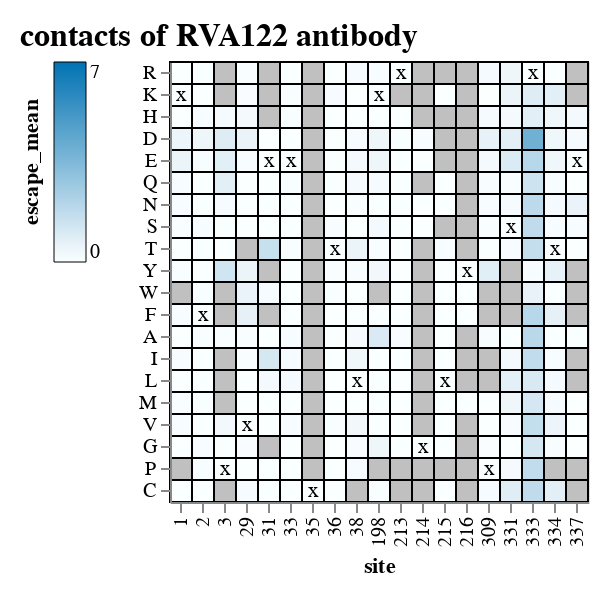

The code cell stored with this chart in its notebook:
### Markdown cell above
# RVA122

### Code cell
escape_df = pd.read_csv('../results/antibody_escape/averages/RVA122_mut_effect.csv');
escape_df['escape_mean'] = escape_df['escape_mean'].clip(lower=0)

merged_df = pd.merge(escape_df,df,how='right',on=['site','wildtype','mutant'])

site_contacts = [  1,   2,   3,  29,  31,  33,  35,  36,  38, 198, 213, 214, 215,
       216, 309, 331, 333, 334, 337];

contacts = merged_df[merged_df['site'].isin(site_contacts)==True];
contacts = contacts.rename(columns={'times_seen_x':'times_seen'})

#the original dataframe omits wildtype from results, but the escape_mean needs to be 0. Here I'll just set that to 0 so 
#it is not NaN. I cannot just use the setna function because some data is actually missing.

contacts['is_wt_residue']= contacts['wildtype'] == contacts['mutant'];
contacts.loc[contacts['is_wt_residue'] == True, 'escape_mean'] = 0;

polyclonal.plot.lineplot_and_heatmap(
    data_df=contacts,
    stat_col="escape_mean",
    category_col="phenotype",
    alphabet=alphabet,
    addtl_tooltip_stats=addtl_tooltip_stats,
    addtl_slider_stats=addtl_slider_stats,
    init_floor_at_zero=True,
    show_zoombar=False,
    show_lineplot=False,
    init_site_statistic="mean",
    plot_title="contacts of RVA122 antibody",
    heatmap_max_at_least=2,
    addtl_slider_stats_hide_not_filter=["effect on cell entry", "n_selections", "times_seen"],
    heatmap_max_fixed = 6.127
)

### Figure 1 — Vega-Lite specification as saved in the notebook (floating-point values rounded to 4 significant figures; data arrays with more than 128 entries replaced by an {"elided": "..."} marker saying what was removed)
{"config": {"view": {"continuousWidth": 300, "continuousHeight": 300}, "axis": {"grid": false, "labelOverlap": "parity"}, "padding": 10}, "vconcat": [{"vconcat": [{"layer": [{"mark": {"type": "rect", "color": "#E0E0E0"}, "encoding": {"x": {"field": "site", "sort": {"field": "_stat_site_order", "order": "ascending"}, "type": "ordinal"}, "y": {"field": "mutant", "scale": {"domain": ["R", "K", "H", "D", "E", "Q", "N", "S", "T", "Y", "W", "F", "A", "I", "L", "M", "V", "G", "P", "C"]}, "sort": ["R", "K", "H", "D", "E", "Q", "N", "S", "T", "Y", "W", "F", "A", "I", "L", "M", "V", "G", "P", "C"], "title": null, "type": "nominal"}}, "name": "view_20", "transform": [{"lookup": "site", "from": {"data": {"name": "data-5fc5d80fcad0bbeff13b4b6265cc7dcc"}, "key": "site", "fields": ["wildtype", "_stat_site_order"]}}, {"calculate": "if(isFinite(datum['escape_mean']),datum['escape_mean'],NaN)", "as": "escape_mean"}, {"calculate": "if(isFinite(datum['times_seen']),datum['times_seen'],NaN)", "as": "times_seen"}, {"calculate": "if(isFinite(datum['effect on cell entry']),datum['effect on cell entry'],NaN)", "as": "effect on cell entry"}, {"calculate": "max(datum['escape_mean'],floor_at_zero['floor'])", "as": "_stat"}, {"calculate": "(((datum['times_seen'] <= (param_55 - 1e-06)) || (datum['n_selections'] <= (param_56 - 1e-06))) || (datum['effect on cell entry'] <= (param_57 - 1e-06)))", "as": "_stat_hide"}, {"calculate": "if(datum['_stat_hide'],0.0,datum['_stat'])", "as": "_stat_not_hidden"}, {"joinaggregate": [{"op": "max", "field": "_stat_not_hidden", "as": "_stat_site_max"}], "groupby": ["site"]}, {"filter": "(((datum['_stat_site_max'] >= (param_58 - 1e-06)) || (!isFinite(datum['_stat_site_max']))) || datum['_stat_hide'])"}, {"calculate": "(datum.wildtype !== datum.mutant)", "as": "_stat_not_wildtype"}, {"joinaggregate": [{"op": "max", "field": "_stat_not_wildtype", "as": "_stat_site_has_non_wildtype"}], "groupby": ["site"]}, {"filter": "datum['_stat_site_has_non_wildtype']"}, {"filter": {"param": "param_60"}}, {"impute": "_stat_dummy", "key": "mutant", "groupby": ["site"], "keyvals": ["R", "K", "H", "D", "E", "Q", "N", "S", "T", "Y", "W", "F", "A", "I", "L", "M", "V", "G", "P", "C"], "value": null}]}, {"mark": {"type": "rect"}, "encoding": {"color": {"value": "silver"}, "stroke": {"value": "black"}, "tooltip": [{"field": "site", "type": "nominal"}, {"field": "wildtype", "type": "nominal"}, {"field": "mutant", "type": "nominal"}, {"field": "escape_mean", "format": ".3g", "type": "quantitative"}, {"field": "n_selections", "type": "nominal"}, {"field": "times_seen", "format": ".3g", "type": "quantitative"}, {"field": "effect on cell entry", "format": ".3g", "type": "quantitative"}], "x": {"axis": {"labels": true, "ticks": true, "title": "site"}, "field": "site", "sort": {"field": "_stat_site_order", "order": "ascending"}, "type": "ordinal"}, "y": {"field": "mutant", "scale": {"domain": ["R", "K", "H", "D", "E", "Q", "N", "S", "T", "Y", "W", "F", "A", "I", "L", "M", "V", "G", "P", "C"]}, "sort": ["R", "K", "H", "D", "E", "Q", "N", "S", "T", "Y", "W", "F", "A", "I", "L", "M", "V", "G", "P", "C"], "title": null, "type": "nominal"}}, "title": {"text": "", "anchor": "middle", "color": "#0072B2", "orient": "left"}, "transform": [{"lookup": "site", "from": {"data": {"name": "data-5fc5d80fcad0bbeff13b4b6265cc7dcc"}, "key": "site", "fields": ["wildtype", "_stat_site_order"]}}, {"calculate": "if(isFinite(datum['escape_mean']),datum['escape_mean'],NaN)", "as": "escape_mean"}, {"calculate": "if(isFinite(datum['times_seen']),datum['times_seen'],NaN)", "as": "times_seen"}, {"calculate": "if(isFinite(datum['effect on cell entry']),datum['effect on cell entry'],NaN)", "as": "effect on cell entry"}, {"calculate": "max(datum['escape_mean'],floor_at_zero['floor'])", "as": "_stat"}, {"calculate": "(((datum['times_seen'] <= (param_55 - 1e-06)) || (datum['n_selections'] <= (param_56 - 1e-06))) || (datum['effect on cell entry'] <= (param_57 - 1e-06)))", "as": "_stat_hide"}, {"calculate": "if(datum['_stat_hide'],0.0,datum['_stat'])", "as": "_stat_not_hidden"}, {"joinaggregate": [{"op": "max", "field": "_stat_not_hidden", "as": "_stat_site_max"}], "groupby": ["site"]}, {"filter": "(((datum['_stat_site_max'] >= (param_58 - 1e-06)) || (!isFinite(datum['_stat_site_max']))) || datum['_stat_hide'])"}, {"calculate": "(datum.wildtype !== datum.mutant)", "as": "_stat_not_wildtype"}, {"joinaggregate": [{"op": "max", "field": "_stat_not_wildtype", "as": "_stat_site_has_non_wildtype"}], "groupby": ["site"]}, {"filter": "datum['_stat_site_has_non_wildtype']"}, {"filter": {"param": "param_60"}}, {"filter": "(datum['phenotype'] === 'effect')"}, {"filter": "datum['_stat_hide']"}]}, {"mark": {"type": "rect"}, "encoding": {"color": {"field": "_stat", "legend": {"gradientLength": 100, "gradientStrokeColor": "black", "gradientStrokeWidth": 0.5, "orient": "left", "title": "escape_mean", "titleOrient": "left"}, "scale": {"clamp": true, "domainMax": 7.091, "domainMid": 0, "domainMin": {"expr": "floor_at_zero.floor"}, "nice": false, "range": ["#e69f00", "#e7a40d", "#e9a91b", "#eaae28", "#ebb336", "#edb843", "#eebd51", "#efc25e", "#f1c76b", "#f2cc79", "#f3d286", "#f4d794", "#f6dca1", "#f7e1ae", "#f8e6bc", "#faebc9", "#fbf0d7", "#fcf5e4", "#fefaf2", "#ffffff", "#f2f8fb", "#e4f0f7", "#d7e9f3", "#c9e1ef", "#bcdaeb", "#aed2e7", "#a1cbe3", "#94c4df", "#86bcdb", "#79b5d6", "#6badd2", "#5ea6ce", "#519fca", "#4397c6", "#3690c2", "#2888be", "#1b81ba", "#0d79b6", "#0072b2"], "type": "linear", "zero": true}, "type": "quantitative"}, "stroke": {"value": "black"}, "tooltip": [{"field": "site", "type": "nominal"}, {"field": "wildtype", "type": "nominal"}, {"field": "mutant", "type": "nominal"}, {"field": "escape_mean", "format": ".3g", "type": "quantitative"}, {"field": "n_selections", "type": "nominal"}, {"field": "times_seen", "format": ".3g", "type": "quantitative"}, {"field": "effect on cell entry", "format": ".3g", "type": "quantitative"}], "x": {"axis": {"labels": true, "ticks": true, "title": "site"}, "field": "site", "sort": {"field": "_stat_site_order", "order": "ascending"}, "type": "ordinal"}, "y": {"field": "mutant", "scale": {"domain": ["R", "K", "H", "D", "E", "Q", "N", "S", "T", "Y", "W", "F", "A", "I", "L", "M", "V", "G", "P", "C"]}, "sort": ["R", "K", "H", "D", "E", "Q", "N", "S", "T", "Y", "W", "F", "A", "I", "L", "M", "V", "G", "P", "C"], "title": null, "type": "nominal"}}, "title": {"text": "", "anchor": "middle", "color": "#0072B2", "orient": "left"}, "transform": [{"lookup": "site", "from": {"data": {"name": "data-5fc5d80fcad0bbeff13b4b6265cc7dcc"}, "key": "site", "fields": ["wildtype", "_stat_site_order"]}}, {"calculate": "if(isFinite(datum['escape_mean']),datum['escape_mean'],NaN)", "as": "escape_mean"}, {"calculate": "if(isFinite(datum['times_seen']),datum['times_seen'],NaN)", "as": "times_seen"}, {"calculate": "if(isFinite(datum['effect on cell entry']),datum['effect on cell entry'],NaN)", "as": "effect on cell entry"}, {"calculate": "max(datum['escape_mean'],floor_at_zero['floor'])", "as": "_stat"}, {"calculate": "(((datum['times_seen'] <= (param_55 - 1e-06)) || (datum['n_selections'] <= (param_56 - 1e-06))) || (datum['effect on cell entry'] <= (param_57 - 1e-06)))", "as": "_stat_hide"}, {"calculate": "if(datum['_stat_hide'],0.0,datum['_stat'])", "as": "_stat_not_hidden"}, {"joinaggregate": [{"op": "max", "field": "_stat_not_hidden", "as": "_stat_site_max"}], "groupby": ["site"]}, {"filter": "(((datum['_stat_site_max'] >= (param_58 - 1e-06)) || (!isFinite(datum['_stat_site_max']))) || datum['_stat_hide'])"}, {"calculate": "(datum.wildtype !== datum.mutant)", "as": "_stat_not_wildtype"}, {"joinaggregate": [{"op": "max", "field": "_stat_not_wildtype", "as": "_stat_site_has_non_wildtype"}], "groupby": ["site"]}, {"filter": "datum['_stat_site_has_non_wildtype']"}, {"filter": {"param": "param_60"}}, {"filter": "(datum['phenotype'] === 'effect')"}, {"filter": "(!datum['_stat_hide'])"}]}, {"mark": {"type": "text", "color": "black", "text": "x"}, "encoding": {"x": {"field": "site", "sort": {"field": "_stat_site_order", "order": "ascending"}, "type": "ordinal"}, "y": {"field": "mutant", "scale": {"domain": ["R", "K", "H", "D", "E", "Q", "N", "S", "T", "Y", "W", "F", "A", "I", "L", "M", "V", "G", "P", "C"]}, "sort": ["R", "K", "H", "D", "E", "Q", "N", "S", "T", "Y", "W", "F", "A", "I", "L", "M", "V", "G", "P", "C"], "title": null, "type": "nominal"}}, "transform": [{"lookup": "site", "from": {"data": {"name": "data-5fc5d80fcad0bbeff13b4b6265cc7dcc"}, "key": "site", "fields": ["wildtype", "_stat_site_order"]}}, {"calculate": "if(isFinite(datum['escape_mean']),datum['escape_mean'],NaN)", "as": "escape_mean"}, {"calculate": "if(isFinite(datum['times_seen']),datum['times_seen'],NaN)", "as": "times_seen"}, {"calculate": "if(isFinite(datum['effect on cell entry']),datum['effect on cell entry'],NaN)", "as": "effect on cell entry"}, {"calculate": "max(datum['escape_mean'],floor_at_zero['floor'])", "as": "_stat"}, {"calculate": "(((datum['times_seen'] <= (param_55 - 1e-06)) || (datum['n_selections'] <= (param_56 - 1e-06))) || (datum['effect on cell entry'] <= (param_57 - 1e-06)))", "as": "_stat_hide"}, {"calculate": "if(datum['_stat_hide'],0.0,datum['_stat'])", "as": "_stat_not_hidden"}, {"joinaggregate": [{"op": "max", "field": "_stat_not_hidden", "as": "_stat_site_max"}], "groupby": ["site"]}, {"filter": "(((datum['_stat_site_max'] >= (param_58 - 1e-06)) || (!isFinite(datum['_stat_site_max']))) || datum['_stat_hide'])"}, {"calculate": "(datum.wildtype !== datum.mutant)", "as": "_stat_not_wildtype"}, {"joinaggregate": [{"op": "max", "field": "_stat_not_wildtype", "as": "_stat_site_has_non_wildtype"}], "groupby": ["site"]}, {"filter": "datum['_stat_site_has_non_wildtype']"}, {"filter": {"param": "param_60"}}, {"filter": "(datum.wildtype === datum.mutant)"}]}], "height": {"step": 11}, "width": {"step": 11}}], "resolve": {"scale": {"color": "shared", "x": "shared"}}, "spacing": 10}], "data": {"name": "data-c59db193fa76a39d6412691ddfb2a9ed"}, "params": [{"name": "floor_at_zero", "select": {"type": "point", "fields": ["floor"]}, "bind": {"input": "radio", "options": [0, 0.0], "labels": ["yes", "no"], "name": "floor escape_mean at zero"}, "value": [{"floor": 0}], "views": ["view_20"]}, {"name": "param_60", "select": {"type": "interval", "encodings": ["x"], "mark": {"stroke": "black", "strokeWidth": 2}}, "views": ["view_20"]}, {"name": "param_55", "bind": {"input": "range", "max": 46.25, "min": 0.25, "name": "minimum times_seen"}, "value": 2}, {"name": "param_56", "bind": {"input": "range", "max": 8.0, "min": 5.0, "name": "minimum n_selections"}, "value": 2}, {"name": "param_57", "bind": {"input": "range", "max": 0.1053, "min": -7.421, "name": "minimum effect on cell entry"}, "value": -5}, {"name": "param_58", "bind": {"input": "range", "max": 7.091, "min": 0.0, "name": "minimum max of escape_mean at site"}, "value": 0.0}], "resolve": {"scale": {"color": "independent"}}, "title": {"text": "contacts of RVA122 antibody", "align": "left", "anchor": "start", "fontSize": 16}, "$schema": "https://vega.github.io/schema/vega-lite/v5.15.1.json", "datasets": {"data-c59db193fa76a39d6412691ddfb2a9ed": {"elided": "380 records"}, "data-5fc5d80fcad0bbeff13b4b6265cc7dcc": [{"site": 1, "wildtype": "K", "_stat_site_order": 0}, {"site": 2, "wildtype": "F", "_stat_site_order": 1}, {"site": 3, "wildtype": "P", "_stat_site_order": 2}, {"site": 29, "wildtype": "V", "_stat_site_order": 3}, {"site": 31, "wildtype": "E", "_stat_site_order": 4}, {"site": 33, "wildtype": "E", "_stat_site_order": 5}, {"site": 35, "wildtype": "C", "_stat_site_order": 6}, {"site": 36, "wildtype": "T", "_stat_site_order": 7}, {"site": 38, "wildtype": "L", "_stat_site_order": 8}, {"site": 198, "wildtype": "K", "_stat_site_order": 9}, {"site": 213, "wildtype": "R", "_stat_site_order": 10}, {"site": 214, "wildtype": "G", "_stat_site_order": 11}, {"site": 215, "wildtype": "L", "_stat_site_order": 12}, {"site": 216, "wildtype": "Y", "_stat_site_order": 13}, {"site": 309, "wildtype": "P", "_stat_site_order": 14}, {"site": 331, "wildtype": "S", "_stat_site_order": 15}, {"site": 333, "wildtype": "R", "_stat_site_order": 16}, {"site": 334, "wildtype": "T", "_stat_site_order": 17}, {"site": 337, "wildtype": "E", "_stat_site_order": 18}]}}
